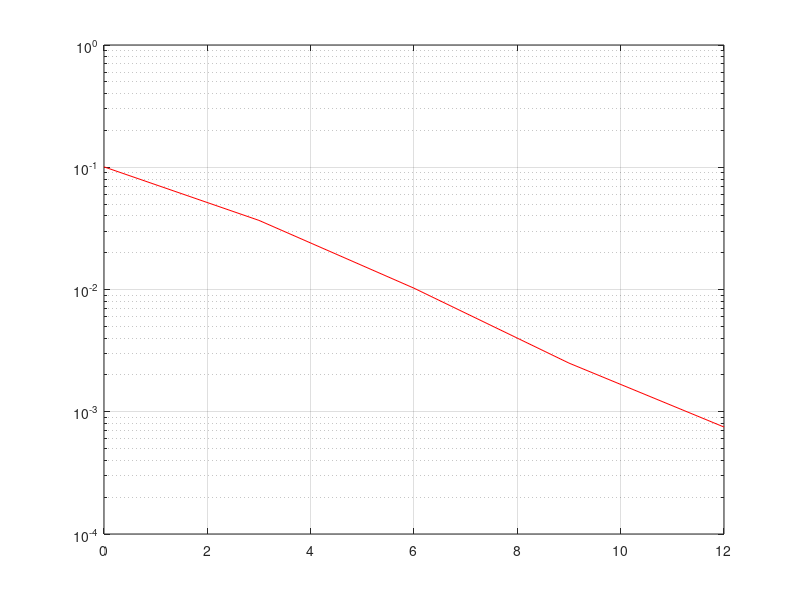

MATLAB code to generate this figure:

%function Alamouti
clc
clear

N_symbols = 1000;
SNR = 0:3:12;
nt = 2  
nr = 2 
Power = 1 
M =4  % constellation size


Constellation_temp = qammod(0:(M-1),M)               % size M
S_norm = sqrt(sum(abs(Constellation_temp).^2)/4)

all_possible_combination = 0:(M-1) 
Constellation = qammod(0:(M-1),M)/S_norm       % % normalised constellation


BER  = zeros(1,length(SNR))
no_errors = zeros(1,length(SNR))


%-- Power constraint
 p_norm = Power/S_norm;


 
% SNR Loop
for ind_snr = 1:length(SNR)
     
    % M-QAM modulation
    input_symbols = floor(rand(2,N_symbols)*M) % Random sequence of transmitted symbols
    
    Seq = qammod(input_symbols, M)/S_norm     % Random sequence of modulated transmitted symbols
           
    %Noise Variance
    sigma = sqrt (Power/(10^(SNR(ind_snr)/10)))  %Variance       
           
   % Monte carlo simulation
   for ind_symb = 1:N_symbols 
      
       
           H = (randn(nr,nt) + j*randn(nr,nt))/sqrt(2)  % rayleigh Channel
         
          S1_S2 = Seq(:,ind_symb)  %% Transmited modulated sequence 2 symbole QAM [S1 ; S2]
           

            S_ALM_1 = [S1_S2(1) ; S1_S2(2) ] 
            S_ALM_2 = [-S1_S2(2)';  S1_S2(1)']
            
            % Transmisson
            N_1 = sigma*(randn(nr,1)+j*randn(nr,1))*1/sqrt(2)   
            Y_t1 = p_norm*H*S_ALM_1  + N_1  % y1(t1) y2(t1)
            
            N_2 = sigma*(randn(nr,1)+j*randn(nr,1))*1/sqrt(2)    
            Y_t2 = p_norm*H*S_ALM_2  + N_2 %y1(t2) y2(t2) 
              
        
             % Reception : application of alamouti combiner y_1_hat, y_2_hat
        
             y_1_h = H(1,1)'*Y_t1(1) + H(1,2)*Y_t2(1)'+ H(2,2)*Y_t2(2)' + H(2,1)'*Y_t1(2)
             
             y_2_h = H(1,2)'*Y_t1(1) - H(1,1)*Y_t2(1)' + H(2,2)'*Y_t1(2) -  H(2,1)*Y_t2(2)'
            
                         
             
              % Maximum-Likelihood detection:
              
              Constellation_test = Constellation 
              
              
              for n=1: M
                  Distl(n) = abs(y_1_h -  Constellation_test(n))
                  Dist2(n) = abs(y_2_h -  Constellation_test(n))
              end
               
               
              [Minl idx1] = min(Distl) 
              [Min2 idx2] = min(Dist2)
             
              
             % Calculation of error numbers: 
             
             sequence_test = [all_possible_combination(idx1) ; all_possible_combination(idx2)]   % Estimated symbols [S_1_hat S_2_hat]
             no_errors(ind_snr)  =  no_errors(ind_snr) + biterr(input_symbols(:,ind_symb),sequence_test,log2(M))
%  
%            
            
   end %symboles

   BER(ind_snr)  = no_errors(ind_snr)/(N_symbols*2*log2(M))
   
   
end % SNR


 BER



figure(1);
clf;%Clear current figure window
 %retains the current plot and certain axes properties so that subsequent graphing commands add to the existing graph.
  semilogy(SNR,BER,'r');%creates a plot using a base 10 logarithmic scale for the y-axis and a linear scale for the x-axis
hold on
 grid on ;

 
      
 


 
 
 
 
 
 
 
 
 
 
 
 
